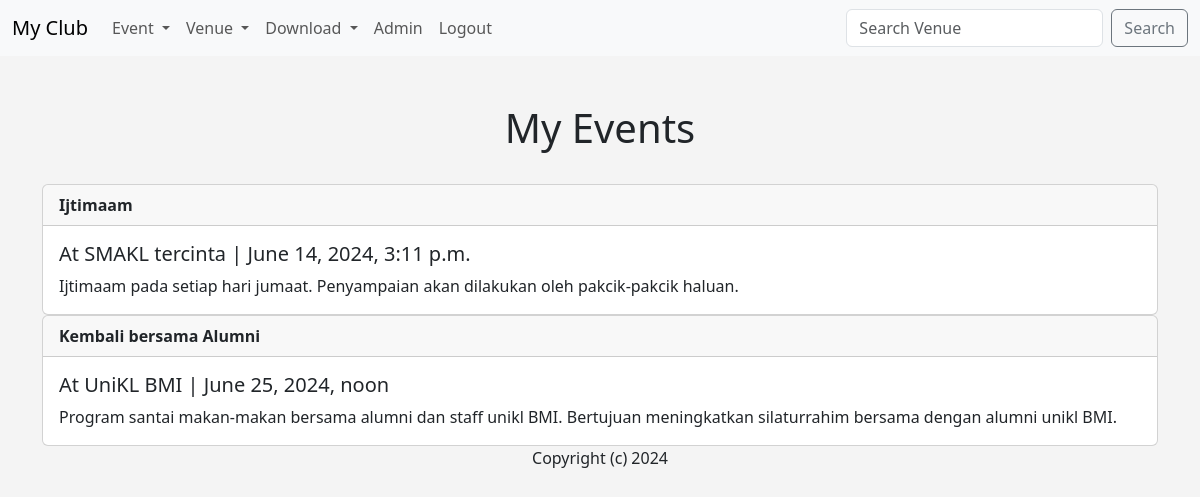
The app's page /my_events (signed in) with its own data.
### events/models.py (models this page shows, shortened)
class Event(models.Model):
    name = models.CharField('Event Name', max_length=120)
    event_date = models.DateTimeField('Event Date')
    venue = models.ForeignKey(Venue, blank=True, null=True, on_delete=models.CASCADE)
    manager = models.ForeignKey(User, blank=True, null=True, on_delete=models.SET_NULL)
    description = models.TextField(blank=True)
    attendies = models.ManyToManyField(MyClubUser, blank=True)
    approved = models.BooleanField('Approved', default=False)
    def __str__(self):
        return self.name

class Venue(models.Model):
    name = models.CharField('Venue Name', max_length=120)
    address = models.CharField(max_length=300)
    zip_code = models.CharField('Zip Code', max_length=15)
    phone = models.CharField('Contact Phone', max_length=25, blank=True)
    web = models.URLField('Website Address', blank=True )
    email_address = models.EmailField('Email Address', blank=True)
    owner = models.IntegerField('Venue Owner',  blank=True, default= 1)
    venue_image = models.ImageField(null=True, blank=True, upload_to="images/")
    def __str__(self):
        return self.name

### events/views.py (the view)
# urls.py: path('my_events', views.my_events, name="my_events"),
def my_events(request):
    if request.user.is_authenticated:
        me = request.user.id
        events =  Event.objects.filter(manager=me) #guna attendies dok jadi, try letak manager dulu
        return render(request, 'events/my_events.html',{
            "events" : events,
        })
    else:
        messages.success(request, ("You Are Not Authorised To View This Page."))
        return redirect('home')

### events/templates/events/my_events.html
{% extends 'events/base.html' %}
{% block content %}
<center>
    <h1>My Events </h1>
</center>
<br>
{% for event in events %}
<div class="card">
    <div class="card-header">
    <strong> {{ event }}</strong>
    </div>
    <div class="card-body">
      <h5 class="card-title">At {{ event.venue }}  | {{ event.event_date}}</h5>
      <p class="card-text">{{ event.description }}</p>
    </div>
</div>
{% endfor %}
{% endblock%}

### events/templates/events/base.html (style rules this page uses)
body { background: #f4f4f4; }

### records on screen
Event: name "Ijtimaam", venue "SMAKL tercinta", event_date "June 14, 2024, 3:11 p.m.", description "Ijtimaam pada setiap hari jumaat. Penyampaian akan dilakukan oleh pakcik-pakcik haluan."
Event: name "Kembali bersama Alumni", venue "UniKL BMI", event_date "June 25, 2024, noon", description "Program santai makan-makan bersama alumni dan staff unikl BMI. Bertujuan meningkatkan silaturrahim bersama dengan alumni unikl BMI."
